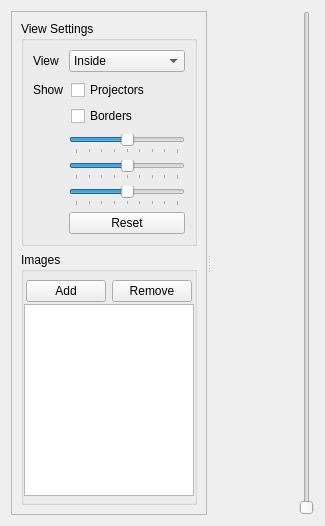
            <widget class="QWidget" name="simulateTab">
             <attribute name="title">
              <string>Simulate</string>
             </attribute>
             <layout class="QHBoxLayout" name="horizontalLayout_11">
              <item>
               <widget class="QSplitter" name="splitter_9">
                <property name="orientation">
                 <enum>Qt::Horizontal</enum>
                </property>
                <widget class="QFrame" name="toolbar_2">
                 <property name="sizePolicy">
                  <sizepolicy hsizetype="Expanding" vsizetype="Preferred">
                   <horstretch>1</horstretch>
                   <verstretch>0</verstretch>
                  </sizepolicy>
                 </property>
                 <property name="maximumSize">
                  <size>
                   <width>350</width>
                   <height>16777215</height>
                  </size>
                 </property>
                 <property name="frameShape">
                  <enum>QFrame::StyledPanel</enum>
                 </property>
                 <property name="frameShadow">
                  <enum>QFrame::Sunken</enum>
                 </property>
                 <layout class="QVBoxLayout" name="verticalLayout_2">
                  <item>
                   <widget class="QGroupBox" name="grpViewSettings">
                    <property name="title">
                     <string>View Settings</string>
                    </property>
                    <layout class="QFormLayout" name="formLayout_4">
                     <property name="fieldGrowthPolicy">
                      <enum>QFormLayout::AllNonFixedFieldsGrow</enum>
                     </property>
                     <item row="1" column="0">
                      <widget class="QLabel" name="showProjectorsLabel">
                       <property name="text">
                        <string>Show</string>
                       </property>
                      </widget>
                     </item>
                     <item row="1" column="1">
                      <widget class="QFrame" name="frame_2">
                       <property name="frameShape">
                        <enum>QFrame::NoFrame</enum>
                       </property>
                       <property name="frameShadow">
                        <enum>QFrame::Raised</enum>
                       </property>
                       <layout class="QVBoxLayout" name="verticalLayout_15">
                        <property name="leftMargin">
                         <number>2</number>
                        </property>
                        <property name="topMargin">
                         <number>2</number>
                        </property>
                        <property name="rightMargin">
                         <number>2</number>
                        </property>
                        <property name="bottomMargin">
                         <number>2</number>
                        </property>
                        <item>
                         <widget class="QCheckBox" name="chkShowProjectors">
                          <property name="text">
                           <string>Projectors</string>
                          </property>
                         </widget>
                        </item>
                        <item>
                         <widget class="QCheckBox" name="chkProjectorBorders">
                          <property name="text">
                           <string>Borders</string>
                          </property>
                         </widget>
                        </item>
                       </layout>
                      </widget>
                     </item>
                     <item row="3" column="0">
                      <widget class="QLabel" name="rotateLabel">
                       <property name="toolTip">
                        <string>Yaw</string>
                       </property>
                       <property name="text">
                        <string/>
                       </property>
                       <property name="pixmap">
                        <pixmap>:/buttons/rc/buttons/YAw_small.svg</pixmap>
                       </property>
                      </widget>
                     </item>
                     <item row="3" column="1">
                      <widget class="QSlider" name="sliderCanvasYaw">
                       <property name="minimum">
                        <number>-180</number>
                       </property>
                       <property name="maximum">
                        <number>180</number>
                       </property>
                       <property name="tracking">
                        <bool>true</bool>
                       </property>
                       <property name="orientation">
                        <enum>Qt::Horizontal</enum>
                       </property>
                       <property name="invertedAppearance">
                        <bool>false</bool>
                       </property>
                       <property name="tickPosition">
                        <enum>QSlider::TicksBelow</enum>
                       </property>
                       <property name="tickInterval">
                        <number>45</number>
                       </property>
                      </widget>
                     </item>
                     <item row="4" column="0">
                      <widget class="QLabel" name="canvasPitchLabel">
                       <property name="toolTip">
                        <string>Pitch</string>
                       </property>
                       <property name="text">
                        <string/>
                       </property>
                       <property name="pixmap">
                        <pixmap>:/buttons/rc/buttons/PITCH_small.svg</pixmap>
                       </property>
                      </widget>
                     </item>
                     <item row="4" column="1">
                      <widget class="QSlider" name="sliderCanvasPitch">
                       <property name="minimum">
                        <number>-180</number>
                       </property>
                       <property name="maximum">
                        <number>180</number>
                       </property>
                       <property name="orientation">
                        <enum>Qt::Horizontal</enum>
                       </property>
                       <property name="tickPosition">
                        <enum>QSlider::TicksBelow</enum>
                       </property>
                       <property name="tickInterval">
                        <number>45</number>
                       </property>
                      </widget>
                     </item>
                     <item row="5" column="0">
                      <widget class="QLabel" name="canvasRollLabel">
                       <property name="text">
                        <string/>
                       </property>
                       <property name="pixmap">
                        <pixmap>:/qss_icons/rc/buttons/ROLL_NEW.svg</pixmap>
                       </property>
                      </widget>
                     </item>
                     <item row="5" column="1">
                      <widget class="QSlider" name="sliderCanvasRoll">
                       <property name="minimum">
                        <number>-180</number>
                       </property>
                       <property name="maximum">
                        <number>180</number>
                       </property>
                       <property name="orientation">
                        <enum>Qt::Horizontal</enum>
                       </property>
                       <property name="tickPosition">
                        <enum>QSlider::TicksBelow</enum>
                       </property>
                       <property name="tickInterval">
                        <number>45</number>
                       </property>
                      </widget>
                     </item>
                     <item row="6" column="1">
                      <widget class="QPushButton" name="btnResetRotation">
                       <property name="text">
                        <string>Reset</string>
                       </property>
                      </widget>
                     </item>
                     <item row="0" column="0">
                      <widget class="QLabel" name="viewLabel">
                       <property name="text">
                        <string>View</string>
                       </property>
                      </widget>
                     </item>
                     <item row="0" column="1">
                      <widget class="QComboBox" name="boxViewMode">
                       <item>
                        <property name="text">
                         <string>Inside</string>
                        </property>
                       </item>
                       <item>
                        <property name="text">
                         <string>Outside</string>
                        </property>
                       </item>
                      </widget>
                     </item>
                    </layout>
                   </widget>
                  </item>
                  <item>
                   <widget class="QGroupBox" name="grpImageList">
                    <property name="sizePolicy">
                     <sizepolicy hsizetype="Expanding" vsizetype="Preferred">
                      <horstretch>3</horstretch>
                      <verstretch>0</verstretch>
                     </sizepolicy>
                    </property>
                    <property name="title">
                     <string>Images</string>
                    </property>
                    <layout class="QVBoxLayout" name="verticalLayout_12">
                     <property name="spacing">
                      <number>0</number>
                     </property>
                     <property name="leftMargin">
                      <number>0</number>
                     </property>
                     <property name="topMargin">
                      <number>6</number>
                     </property>
                     <property name="rightMargin">
                      <number>0</number>
                     </property>
                     <property name="bottomMargin">
                      <number>6</number>
                     </property>
                     <item>
                      <widget class="QFrame" name="frameAddRemoveImage">
                       <layout class="QHBoxLayout" name="horizontalLayout_14">
                        <property name="leftMargin">
                         <number>2</number>
                        </property>
                        <property name="topMargin">
                         <number>2</number>
                        </property>
                        <property name="rightMargin">
                         <number>2</number>
                        </property>
                        <property name="bottomMargin">
                         <number>2</number>
                        </property>
                        <item>
                         <widget class="QPushButton" name="btnAddImage">
                          <property name="text">
                           <string>Add</string>
                          </property>
                         </widget>
                        </item>
                        <item>
                         <widget class="QPushButton" name="btnRemoveImage">
                          <property name="text">
                           <string>Remove</string>
                          </property>
                         </widget>
                        </item>
                       </layout>
                      </widget>
                     </item>
                     <item>
                      <widget class="omni::ui::ImageList" name="imageList"/>
                     </item>
                    </layout>
                   </widget>
                  </item>
                 </layout>
                </widget>
                <widget class="omni::ui::CanvasGL" name="simulateGL" native="true">
                 <property name="sizePolicy">
                  <sizepolicy hsizetype="Expanding" vsizetype="Preferred">
                   <horstretch>5</horstretch>
                   <verstretch>0</verstretch>
                  </sizepolicy>
                 </property>
                </widget>
               </widget>
              </item>
              <item>
               <widget class="QSlider" name="simulationZoom">
                <property name="orientation">
                 <enum>Qt::Vertical</enum>
                </property>
               </widget>
              </item>
             </layout>
            </widget>
